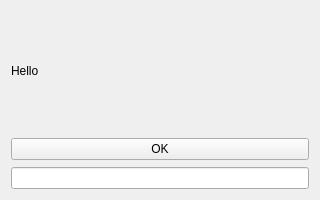
<?xml version="1.0" encoding="UTF-8"?>
<ui version="4.0">
 <author>Enzo</author>
 <class>SampleForm</class>
 <widget class="QWidget" name="SampleForm">
  <property name="geometry">
   <rect><x>0</x><y>0</y><width>320</width><height>200</height></rect>
  </property>
  <property name="windowTitle">
   <string>Sample</string>
  </property>
  <layout class="QVBoxLayout" name="verticalLayout">
   <property name="spacing"><number>7</number></property>
   <item>
    <widget class="QLabel" name="titleLabel">
     <property name="text"><string>Hello</string></property>
    </widget>
   </item>
   <item>
    <widget class="QPushButton" name="okButton">
     <property name="text"><string>OK</string></property>
     <property name="toolTip"><string>Confirm</string></property>
     <property name="customTag" stdset="0"><string>keep-me</string></property>
    </widget>
   </item>
   <item>
    <widget class="QLineEdit" name="nameEdit"/>
   </item>
  </layout>
 </widget>
 <tabstops>
  <tabstop>nameEdit</tabstop>
  <tabstop>okButton</tabstop>
 </tabstops>
 <resources/>
 <connections>
  <connection>
   <sender>okButton</sender>
   <signal>clicked()</signal>
   <receiver>nameEdit</receiver>
   <slot>clear()</slot>
  </connection>
 </connections>
</ui>
